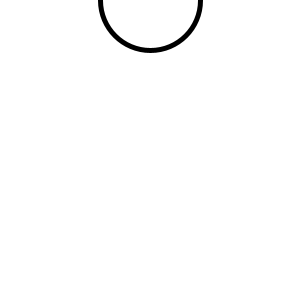
Frame 1 (no input)
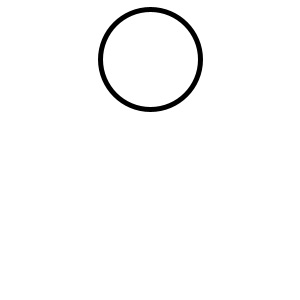
Frame 60 (the mouse pressed at the canvas centre just before this capture)
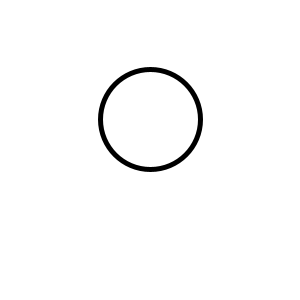
Frame 120 (the mouse held since frame 60 and released just before this capture)

The Processing sketch that drew these frames (run headless with seeded random() and noise(); from frame 60 on, the mouse is pressed at the canvas centre):

// Processing sketch: sketch_1st_transformation
// ── sketch_1st_transformation.pde
//LESSON 2E
int y; 

void setup() {
  size(300, 300); 
  y=0; 
  strokeWeight(5); 
}

void draw() { 
  background(255); 
  ellipse(150, y, 100, 100); 
  y = y + 1; 
  if(y > 700) {
    y = -100; 
  }
}
